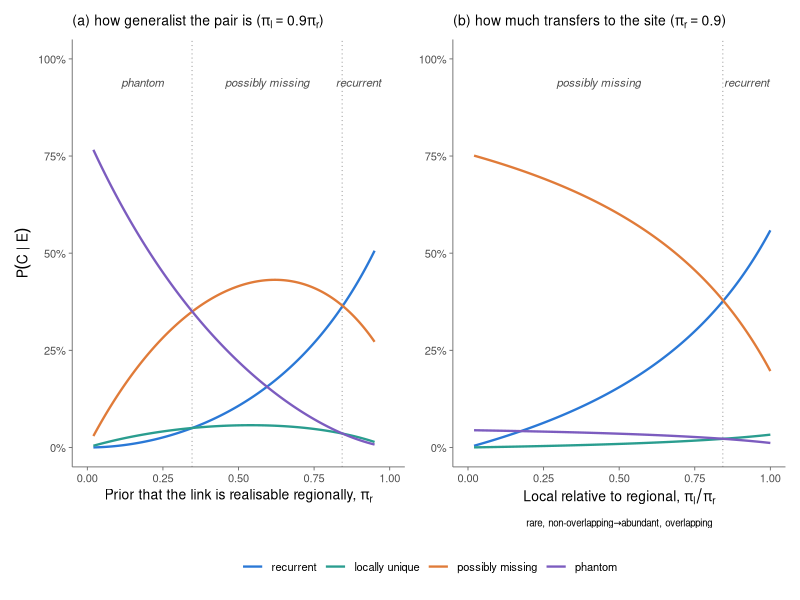
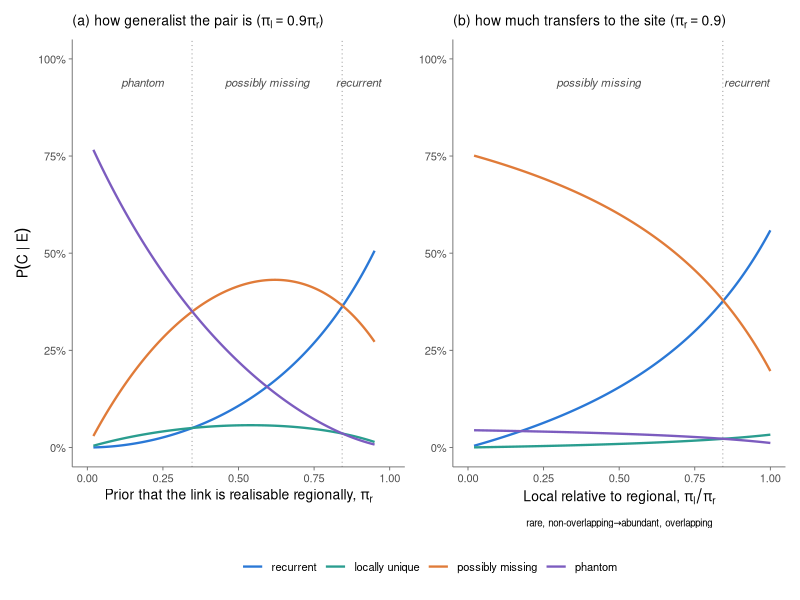

These figures' R source, in order:
## ---------------------------------------------------------------------------
## SI figure (fig:degree_prior): what a degree-based prior does to a fixed piece
## of evidence. The evidence is the one used throughout, E = (1, 0, 1): the link
## is predicted, not recorded locally, recorded in the replicates. Both priors
## rise with the pair's degree, pi_l with local degree and pi_r with regional
## degree (Section prior). The mapping from degree to pi is an illustration,
## not a derivation.
##   (a) pi_l = 0.9 pi_r, varying pi_r: how generalist the pair is
##   (b) pi_r = 0.9 fixed, varying c = pi_l/pi_r: how much of the regional
##       expectation transfers to the focal site
## Only the four categories in which the model is right are drawn; with
## pi_Y = 1/2 they hold exactly 1 - eps_Y = 80% of the posterior throughout.
## ---------------------------------------------------------------------------

library(ggplot2)
library(patchwork)

eY <- 0.20; el <- 0.30; f <- 0.05; rho <- 0.15
R  <- 5

p1 <- rho * (1 - el)
eP <- (1 - p1)^R          # eps_r^+(R), Eq. erep
eM <- 1 - (1 - f)^R       # eps_r^-(R)

sig <- rbind(c(1,1,1), c(1,1,0), c(1,0,1), c(1,0,0),
             c(0,1,1), c(0,1,0), c(0,0,1), c(0,0,0))
nm  <- c("recurrent", "locally unique", "possibly missing", "phantom",
         "model-elusive", "weakly supported", "locally absent",
         "possibly forbidden")

## posterior for E = (1, 0, 1) under Eq. prior with pi_Y = 1/2
post <- function(pl, pr) {
  pri <- sapply(1:8, function(i)
    prod(c(0.5, pl, pr)^sig[i, ] * (1 - c(0.5, pl, pr))^(1 - sig[i, ])))
  L <- sapply(1:8, function(i) {
    fy <- if (sig[i,1] == 1) 1 - eY else eY
    fl <- if (sig[i,2] == 1) el else 1 - f      # O_l = 0, directional
    fr <- if (sig[i,3] == 1) 1 - eP else eM     # O_r = 1
    fy * fl * fr
  }) * pri
  L / sum(L)
}

shown <- 1:4                                     # the z_Y = 1 block
pal <- setNames(c("#2A78D6", "#2A9D8F", "#E07B39", "#7C5CBF"), nm[shown])

grid <- seq(0.02, 0.95, length.out = 400)

build <- function(x, pl_of, pr_of, ttl, xlab) {
  P <- sapply(x, function(v) post(pl_of(v), pr_of(v)))
  d <- do.call(rbind, lapply(shown, function(i)
    data.frame(pr = x, p = P[i, ], cat = nm[i])))
  d$cat <- factor(d$cat, levels = nm[shown])
  ## where the leading category changes
  lead <- nm[apply(P[shown, ], 2, which.max)]
  brk  <- x[which(diff(as.integer(factor(lead, levels = nm[shown]))) != 0)]
  segs <- c(min(x), brk, max(x))
  labs <- data.frame(
    x = (head(segs, -1) + tail(segs, -1)) / 2, y = 0.94,
    lab = lead[sapply((head(segs, -1) + tail(segs, -1)) / 2,
                      function(v) which.min(abs(x - v)))])
  ggplot(d, aes(pr, p, colour = cat)) +
    { if (length(brk)) geom_vline(xintercept = brk, linetype = "dotted",
                                  colour = "grey60", linewidth = 0.35) } +
    geom_line(linewidth = 0.8) +
    geom_text(data = labs, aes(x, y, label = lab), inherit.aes = FALSE,
              size = 2.9, colour = "grey30", fontface = "italic") +
    scale_colour_manual(values = pal, name = NULL) +
    scale_y_continuous(limits = c(0, 1), labels = function(x) paste0(round(100*x), "%")) +
    scale_x_continuous(limits = c(0, 1), breaks = seq(0, 1, 0.25)) +
    labs(title = ttl, x = xlab, y = expression(P(C ~ "|" ~ E))) +
    theme_classic(base_size = 10) +
    theme(plot.title = element_text(size = 10, hjust = 0),
          axis.line = element_line(colour = "grey40", linewidth = 0.3),
          axis.ticks = element_line(colour = "grey40", linewidth = 0.3),
          legend.position = "bottom")
}

cA <- 0.9; prB <- 0.9
pa <- build(grid, function(v) cA * v, function(v) v,
            bquote("(a) how generalist the pair is (" * pi[l] == .(cA) * pi[r] * ")"),
            expression("Prior that the link is realisable regionally, " * pi[r]))
pb <- build(seq(0.02, 1, length.out = 400),
            function(v) v * prB, function(v) prB,
            bquote("(b) how much transfers to the site (" * pi[r] == .(prB) * ")"),
            expression(atop("Local relative to regional, " * pi[l]/pi[r],
                            scriptstyle("rare, non-overlapping" %->%
                                        "abundant, overlapping")))) +
  labs(y = NULL)

fig <- pa + pb + plot_layout(guides = "collect") &
  theme(legend.position = "bottom")

## ---- reported values --------------------------------------------------------
for (k in c(cA)) {
  cat(sprintf("\npanel (a): pi_l = %.2f pi_r\n", k))
  cat(sprintf("%6s %11s %11s %11s %11s  leader\n", "pi_r", nm[1], nm[2], nm[3], nm[4]))
  for (d in c(0.05, 0.10, 0.30, 0.50, 0.70, 0.90)) {
    p <- post(k * d, d)
    cat(sprintf("%6.2f %11.3f %11.3f %11.3f %11.3f  %s\n",
                d, p[1], p[2], p[3], p[4], nm[which.max(p[1:4])]))
  }
  P <- sapply(grid, function(d) post(k * d, d))
  lead <- apply(P[1:4, ], 2, which.max)
  b <- grid[which(diff(lead) != 0)]
  cat("  leader changes at pi_r =", sprintf("%.2f", b), "\n")
}
cat(sprintf("\npanel (b): pi_r = %.2f, varying c = pi_l/pi_r\n", prB))
cat(sprintf("%6s %11s %11s %11s %11s  leader\n", "c", nm[1], nm[2], nm[3], nm[4]))
for (cc in c(0.05, 0.25, 0.50, 0.75, 0.90, 1.00)) {
  p <- post(cc * prB, prB)
  cat(sprintf("%6.2f %11.3f %11.3f %11.3f %11.3f  %s\n", cc, p[1], p[2], p[3], p[4],
              nm[which.max(p[1:4])]))
}
cs <- seq(0.02, 1, length.out = 400)
lb <- apply(sapply(cs, function(v) post(v * prB, prB))[1:4, ], 2, which.max)
cat("  leader changes at c =", sprintf("%.2f", cs[which(diff(lb) != 0)]), "\n")

ggsave("SI_prior_l.pdf", fig, width = 7.6, height = 3.4)
ggsave("SI_prior_l.png", fig, width = 7.6, height = 3.4, dpi = 300)
